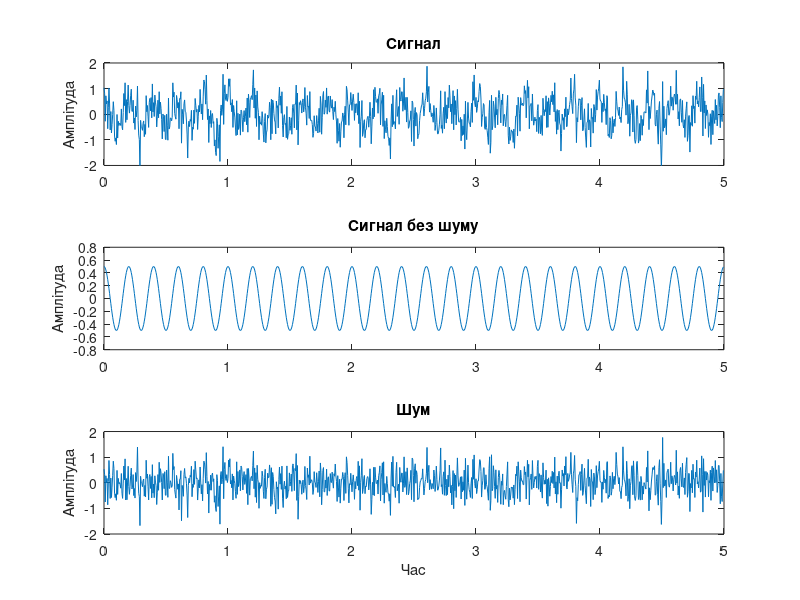
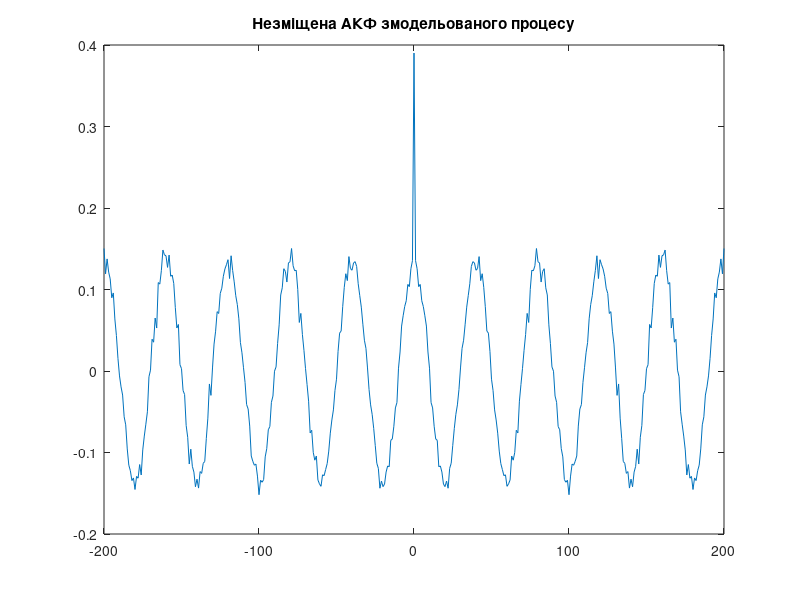
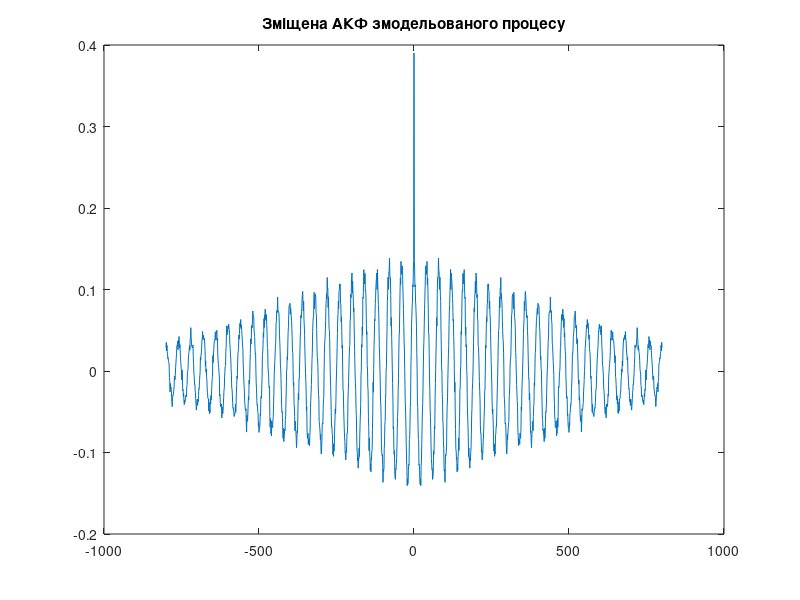
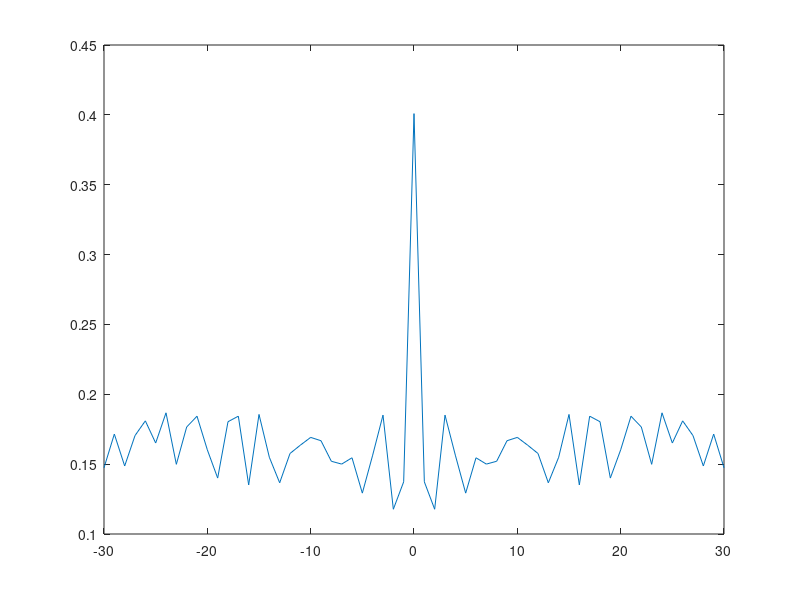

These figures' MATLAB source, in order:
function lab05_main
%=== Дисципліна: Основи обробки біомедичної інформації ===
%--- Лабораторна робота #5 КОРЕЛЯЦІЙНИЙ АНАЛІЗ БІОСИГНАЛІВ
%
% Використовуйте файли даних: 
%   eeg1-c3.dat - сигнал ЕЕГ, fs = 100 Гц
%   eeg1-f3.dat - сигнал ЕЕГ, fs = 100 Гц
%   eeg1-f4.dat - сигнал ЕЕГ, fs = 100 Гц
%   eeg1-p3.dat - сигнал ЕЕГ, fs = 100 Гц
%   eeg1-p4.dat - сигнал ЕЕГ, fs = 100 Гц
%   eeg1-o2.dat - сигнал ЕЕГ, fs = 100 Гц
%----------------------------------------------------------

clear, clc, close all
disp('Лабораторна робота #5')
disp('КОРЕЛЯЦІЙНИЙ АНАЛІЗ БІОСИГНАЛІВ')
disp('Виконав:  , група ... ННІІДС')

%=== Завдання #1.1 ===
% Моделювання стаціонарного випадкового процесу
fs = 200;
f0 = 5;
A = 0.5;
D = 0.25;
n = 1000;
t = (0:(n-1))/fs; % вектор часу
s = A*cos(2*pi*f0*t);
v = randn(size(t))*sqrt(D);
x = s + v;

% Графіки отриманих сигналів
figure(1)
y = filter(v, s, x);
subplot(3, 1, 1), plot(t, x);
title('Сигнал'); 
ylim([-2 2]); 
ylabel('Амплітуда');
subplot(3, 1, 2), plot(t, s);
title('Сигнал без шуму'); ylabel('Амплітуда')
subplot(3, 1, 3), plot(t, v);
title('Шум'); xlabel('Час'); ylabel('Амплітуда');

%=== Завдання #1.2 ===
% Обчислення оцінки дисперсії шуму, дисперсії сигналу та відношення шум/сигнал
fprintf('Математичне сподівання сигналу без шуму = %4.3g\n', mean(s))
fprintf('Дисперсія сигналу без шуму = %4.3g\n', var(s))
fprintf('Дисперсія шуму = %4.3g\n', var(v))
fprintf('Математичне сподівання сигналу = %4.3g\n', mean(x))
fprintf('Дисперсія сигналу = %4.3g\n', var(x))

%=== Завдання #1.3 ===
% Обчислення незміщеної оцінки АКФ змодельованого процесу  
maxlag = fix(0.2*length(x));
[v, lags] = xcorr(x, x, maxlag, 'unbiased');
figure(2)
plot(lags, v); title('Незміщена АКФ змодельованого процесу');

%=== Завдання #1.4 ===
% Обчислення зміщеної оцінки АКФ змодельованого процесу  
maxlag2 = fix(0.8*length(x));
[v2, lags2] = xcorr(x, x, maxlag2, 'biased');
figure(3)
plot(lags2, v2); title('Зміщена АКФ змодельованого процесу');

%=== Завдання #1.5 ===
% Обчислення оцінки АКФ змодельованого процесу при збільшенні тривалості процесу 
%t=100
t3 = 0:100; % вектор часу
v3 = randn(size(t3))*sqrt(D);
s3 = A*cos(2*pi*f0*t3);
x3 = s3+v3;

maxlag3 = fix(0.3*length(x3));
[r3, lags3] = xcorr(x3, x3, maxlag3, 'unbiased');
figure(4)
plot(lags3, r3);
xlim([-30 30]);

%t=1000
t4 = 0:1000; % вектор часу
v4 = randn(size(t4))*sqrt(D);
s4 = A*cos(2*pi*f0*t4);
x4 = s4+v4;

maxlag4 = fix(0.3*length(x4));
[r4, lags4] = xcorr(x4, x4, maxlag4, 'unbiased');
figure(5)
plot(lags4, r4);
xlim([-30 30]);
